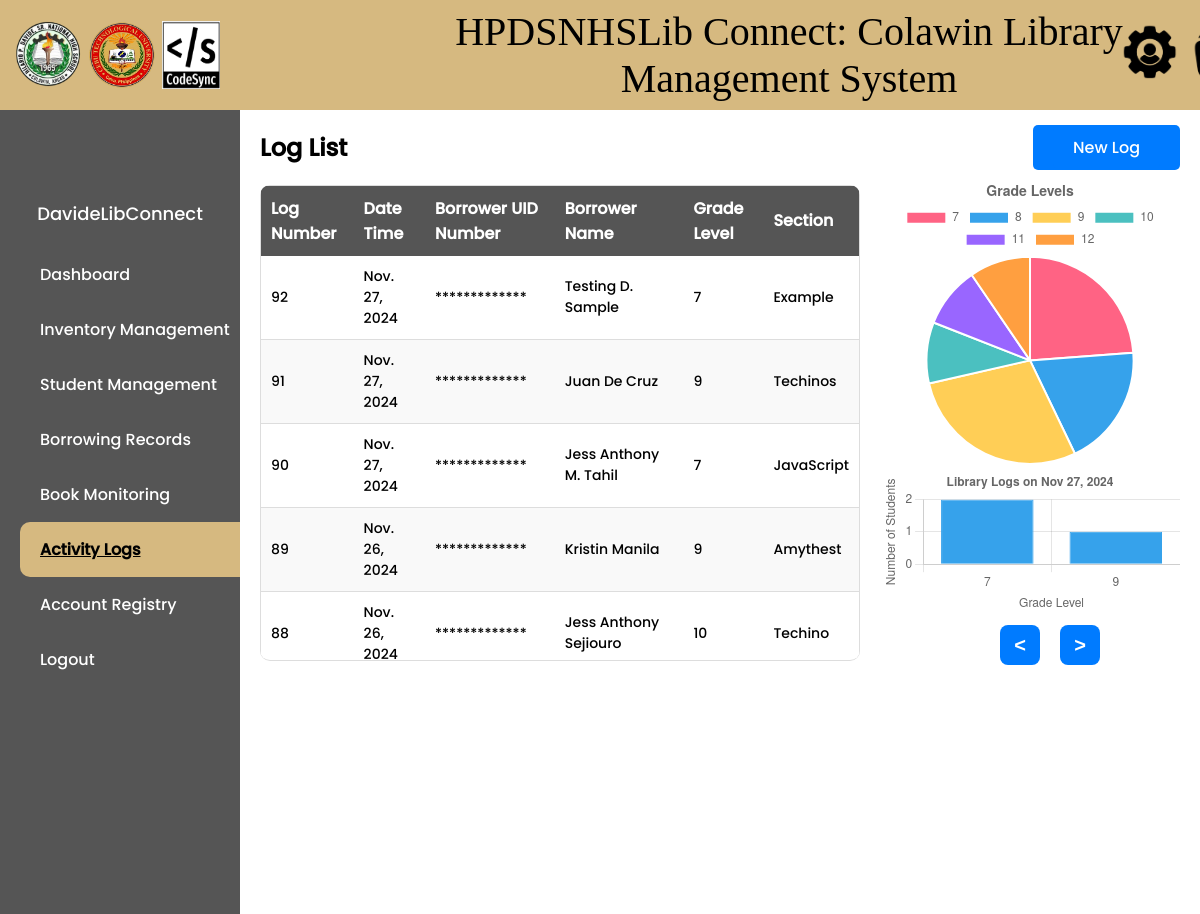
Before: /list/ (signed in, upper part) with the older database file.
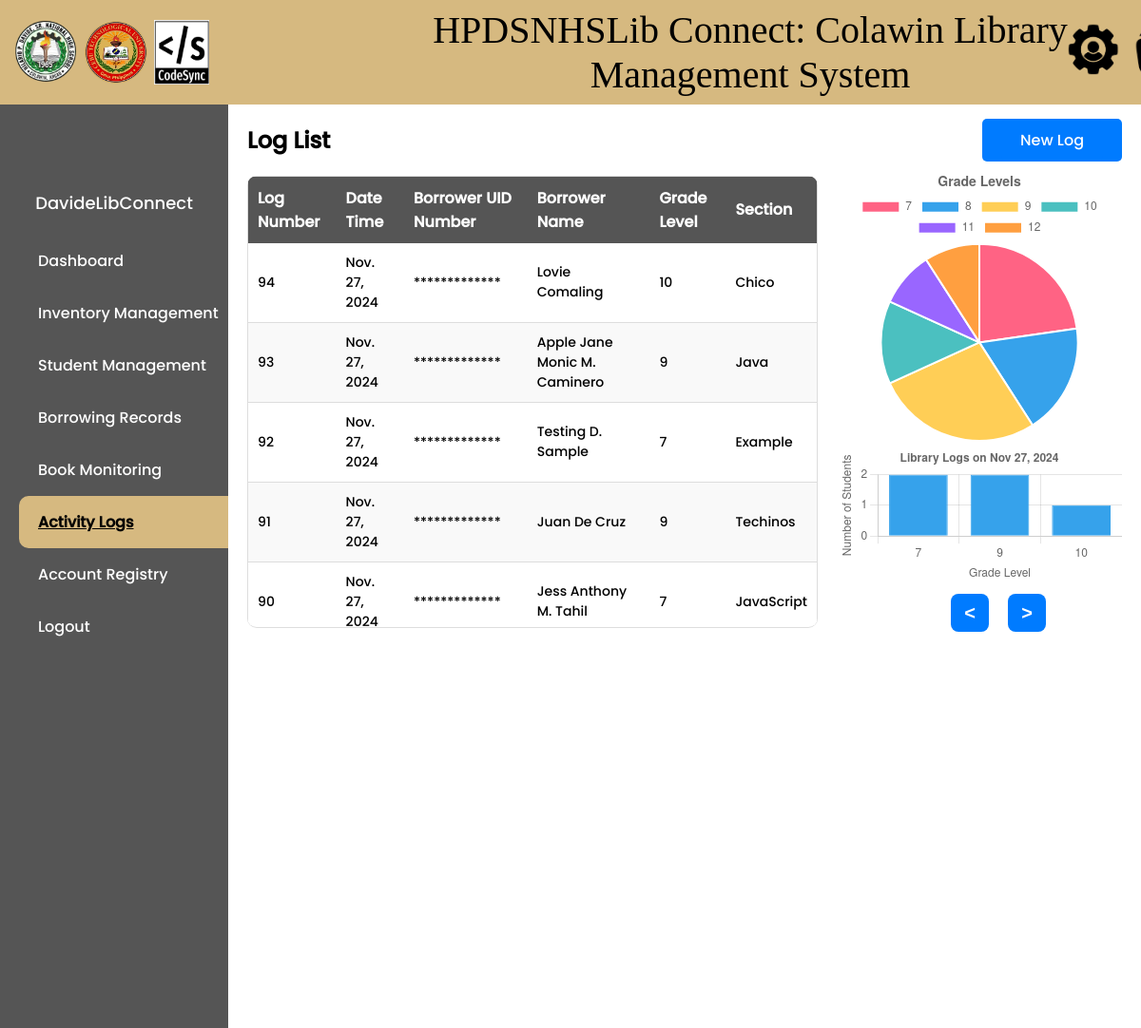
After: the same page with the newer database file.
### library/models.py (models this page shows, shortened)
class Attendance(models.Model):
    attendance_number = models.AutoField(primary_key=True)
    date_time = models.DateTimeField(auto_now_add=True)
    borrower_uid_number = models.CharField(max_length=20)
    borrower_name = models.CharField(max_length=100)
    grade_level = models.IntegerField(null=True, blank=True)
    section = models.CharField(max_length=100, null=True, blank=True)

### library/views.py (the view)
# urls.py: path('list/', views.attendance_list, name='attendance-list'),
@login_required
def attendance_list(request):
    attendances = Attendance.objects.all().order_by('-date_time')
    for attendance in attendances:
        attendance.date_time_local = timezone.localtime(attendance.date_time)  # Convert to local timezone
    grade_level_stats = Attendance.objects.values('grade_level') \
        .annotate(total_students=Count('borrower_uid_number', distinct=True)) \
        .order_by('grade_level')
    labels = [f"{stat['grade_level']}" for stat in grade_level_stats]
    sizes = [stat['total_students'] for stat in grade_level_stats]
    return render(request, 'library/attendance_list.html', {
        'attendances': attendances,
        'grade_level_data': json.dumps({'labels': labels, 'sizes': sizes}),  # Pass JSON data to the template
    })

### library/context_processors.py (called while the page is built)
def navbar_context(request):
    username = None
    if request.user.is_authenticated:
        username = request.user.username
    return {'username': username}

### library/templatetags/custom_filters.py (called while the page is built)
@register.filter(name='obfuscate')
def obfuscate(value):
    return '*' * len(value)

### library/templates/library/attendance_list.html (shortened to what this page needs)
{% extends 'main.html' %}
{% load static %}
{% load custom_filters %}
{% block content %}
<!DOCTYPE html>
<html>
<head>
    {% block css %}
    <link rel="stylesheet" type="text/css" href="{% static 'styles/attendance_list.css' %}">
    {% endblock %}
</head>
<body>
    <div class="main-content">
        <div class="head">
            <div class="buttons" style="display: flex; justify-content: space-between; align-items: center;">
                <h2>Log List</h2>
                <div class="add">
                    <a href="{% url 'create-attendance' %}">New Log</a>
                </div>
            </div>
        </div>
        <div class="content-container">
            <div class="table-container">
                <table>
                    <thead>
                        <tr>
                            <th>Log Number</th>
                            <th>Date Time</th>
                            <th>Borrower UID Number</th>
                            <th>Borrower Name</th>
                            <th>Grade Level</th>
                            <th>Section</th>
                        </tr>
                    </thead>
                    <tbody>
                        {% for attendance in attendances %}
                            <tr>
                                <td>{{ attendance.attendance_number }}</td>
                                <td>{{ attendance.date_time.date }}</td>
                                <td>{{ attendance.borrower_uid_number|obfuscate }}</td>
                                <td>{{ attendance.borrower_name }}</td>
                                <td>{{ attendance.grade_level }}</td>
                                <td>{{ attendance.section }}</td>
                            </tr>
                        {% endfor %}
                    </tbody>
                </table>
            </div>
            <div class="chart" style="display: flex; flex-direction: column;">
            <div class="chart-container" style="width: 300px; height: 280px;">
                <canvas id="attendanceChart"></canvas>
            </div>
            <div class="bar" id="carouselChartContainer" style="width: 300px; height: 95px; ">
                <div class="carousel-inner" style="width: 300px; height: 180px;">
                </div>
                <div class="btns" style="display: flex; flex-direction: row; margin-top: 45px; padding-left: 40px;">
                    <button class="carousel-control-prev" type="button" id="prevButton">
                        <span><</span>
                    </button>
                    <button class="carousel-control-next" type="button" id="nextButton">
                        <span>></span>
                    </button>
                </div>
            </div>
        </div>
        </div>
    </div>
</body>
</html>
{% endblock %}

Changed rows visible on the page:
no longer on this page (row unchanged): Attendance: attendance_number "89", date_time "Nov. 26, 2024", borrower_uid_number|obfuscate "*************", borrower_name "Kristin Manila", grade_level "9", section "Amythest"
no longer on this page (row unchanged): Attendance: attendance_number "88", date_time "Nov. 26, 2024", borrower_uid_number|obfuscate "*************", borrower_name "Jess Anthony Sejiouro", grade_level "10", section "Techino"
added Attendance: attendance_number "94", date_time "Nov. 27, 2024", borrower_uid_number|obfuscate "*************", borrower_name "Lovie Comaling", grade_level "10", section "Chico"
added Attendance: attendance_number "93", date_time "Nov. 27, 2024", borrower_uid_number|obfuscate "*************", borrower_name "Apple Jane Monic M. Caminero", grade_level "9", section "Java"
Other visible differences:
chart data {{ grade_level_data|safe }}: {"labels": ["7", "8", "9", "10", "11", "12"], "sizes": [5, 4, 6, 2, 2, 2]} → {"labels": ["7", "8", "9", "10", "11", "12"], "sizes": [5, 4, 6, 3, 2, 2]}
